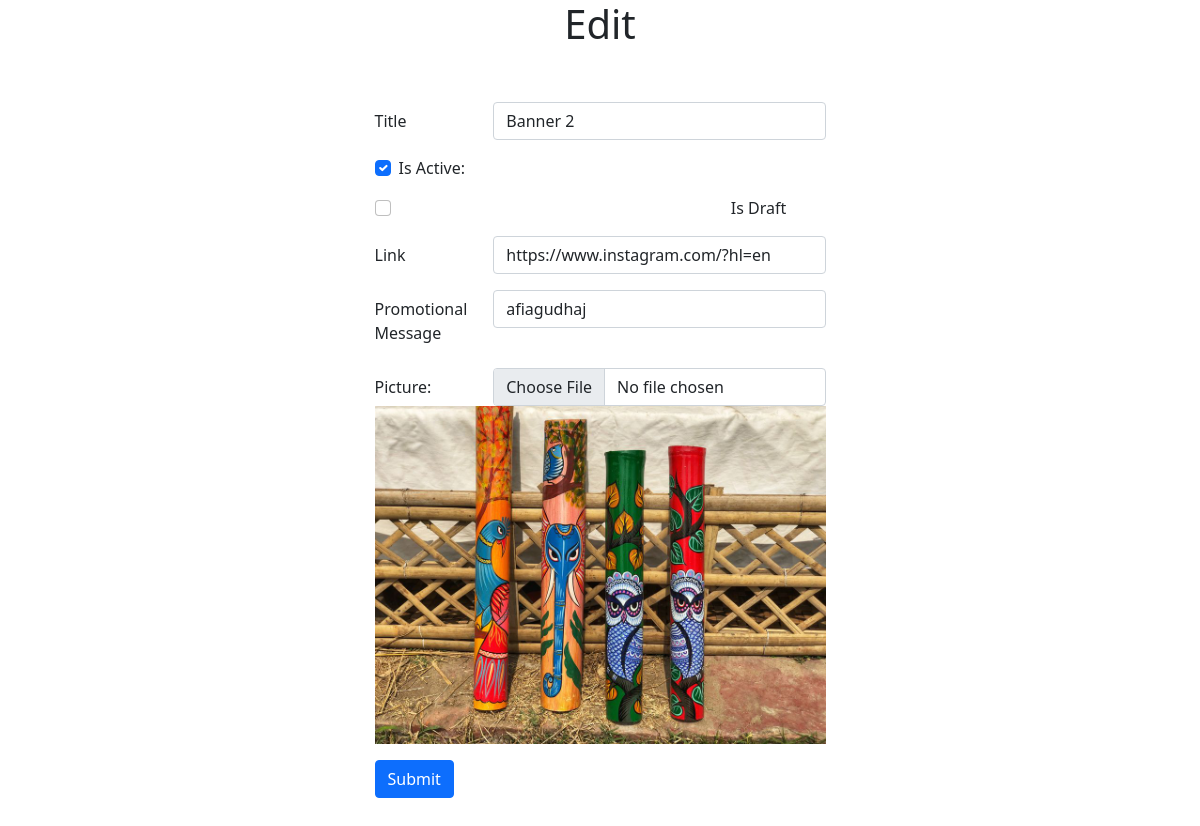
The page /admin/Banner/edit.php?id=6 on the database its author committed.
### tables this page shows
CREATE TABLE `banner` (
  `id` int(255) NOT NULL,
  `title` varchar(255) NOT NULL,
  `promotional_message` varchar(255) NOT NULL,
  `link` varchar(255) NOT NULL,
  `picture` varchar(255) NOT NULL,
  `created_at` datetime NOT NULL DEFAULT CURRENT_TIMESTAMP,
  `modified_at` datetime NOT NULL DEFAULT CURRENT_TIMESTAMP,
  `is_active` tinyint(1) NOT NULL,
  `is_draft` tinyint(4) NOT NULL
);

### src/Banner.php (called while the page is built, shortened)
<?php
class Banner
{
    public $conn = null;
    public function __construct()
    {
        $this->conn = new PDO("mysql:host=localhost;dbname=ecommerce",
        'root', '');
        $this->conn->setAttribute(PDO::ATTR_ERRMODE,
        PDO::ERRMODE_EXCEPTION);
    }
    public function Edit($id)
    {
        $_id = $_GET['id'];
        $query = "SELECT * FROM `banner` WHERE id = :id";
        $stmt = $this->conn->prepare($query);
        $stmt->bindParam(':id', $_id);
        $result = $stmt->execute();
        $banner = $stmt->fetch();
        return $banner;
    }
}
?>

### config.php (called while the page is built, shortened)
<?php
$webroot = 'http://localhost/CRUD/';
?>

### admin/Banner/edit.php (the view, shortened to what this page needs)
<?php
include_once($_SERVER['DOCUMENT_ROOT']."/CRUD/config.php");
$_id = $_GET['id'];
$_banner = new Banner();
$banner= $_banner->edit($_id);
?>
<!doctype html>
<html lang="en">
<head>
    <link href="https://cdn.jsdelivr.net/npm/bootstrap@5.1.3/dist/css/bootstrap.min.css" rel="stylesheet">
</head>
<body>
<section>
    <div class="container">
        <div class="row justify-content-center">
            <div class="col-md-5">
                <h1 class="text-center mb-4">Edit</h1>
                <form method="post" action="update.php" enctype="multipart/form-data">
                    <div class="mb-3 row">
                        <label for="inputId" class="col-md-3 col-form-label"></label>
                        <div class="col-md-9">
                        </div>
                    </div>
                    <div class="mb-3 row">
                        <label for="inputTitle" class="col-md-3 col-form-label">Title</label>
                        <div class="col-md-9">
                            <input
                                type="text"
                                class="form-control"
                                id="inputTitle"
                                name="title"
                                value="<?=$banner['title']?>"
                            >
                        </div>
                    </div>
                    <div class="mb-3 row form-check">
                        <div class="col-md-9">
                            <?php
                            if ($banner['is_active'] == 0) {
                                ?>
                                <input type="checkbox" class="form-check-input" id="inputIsActive" name="is_active" value="1">
                                <?php
                            } else {
                                ?>
                                <input type="checkbox" class="form-check-input" id="inputIsActive" name="is_active" value="1" checked>
                                <?php
                            }
                            ?>
                        </div>
                        <label for="inputIsActive" class="col-md-3  form-check-label">
                            Is Active:
                        </label>
                    </div>
                               <div class="mb-3 row from-check ">
                        <div class="col-md-9">
                            <?php
                            if($banner['is_draft'] == 0){
                           ?>
                            <input
                               type="checkbox"
                               class="form-check-input"
                               id="inputIsDraft"
                               name="is_draft"
                               value="1"
                            >
                            <?php
                            }
                            ?>
                        </div>
                        <label for="inputIsDraft" class="col-md-3  col-check-label">Is Draft</label>
                    </div>
                    <div class="mb-3 row">
                        <label for="inputTitle" class="col-md-3 col-form-label">Link</label>
                        <div class="col-md-9">
                            <input
                                type="text"
                                class="form-control"
                                id="inputLink"
                                name="link"
                                value="<?=$banner['link']?>"
                            >
                        </div>
                    </div>
                    <div class="mb-3 row">
                        <label for="inputTitle" class="col-md-3 col-form-label">Promotional Message</label>
                        <div class="col-md-9">
                            <input
                                type="text"
                                class="form-control"
                                id="inputPro_mes"
                                name="promotional_message"
                                value="<?=$banner['promotional_message']?>"
                            >
                        </div>
                    </div>
                    <div class="mb-3 row">
                        <label for="inputFile" class="col-md-3 col-form-label">Picture:</label>
                        <div class="col-md-9">
                            <input
                                    type="file"
                                    class="form-control"
                                    id="inputFile"
                                    name="picture"
                                    value="<?=$banner['picture'];?>"
                            >
                        </div>
                        <img src="<?=$webroot;?>uploads/<?=$banner['picture'];                       ?>">
                    </div>
                    <div class="mb-3 row">
                        <div class="col-auto">
                            <button type="submit" class="btn btn-primary mb-3">Submit</button>
                        </div>
                    </div>
                </form>
            </div>
        </div>
    </div>
</section>
</body>
</html>

### rows shown on the page
banner: title "Banner 2", link "https://www.instagram.com/?hl=en", promotional_message "afiagudhaj", picture (picture)
